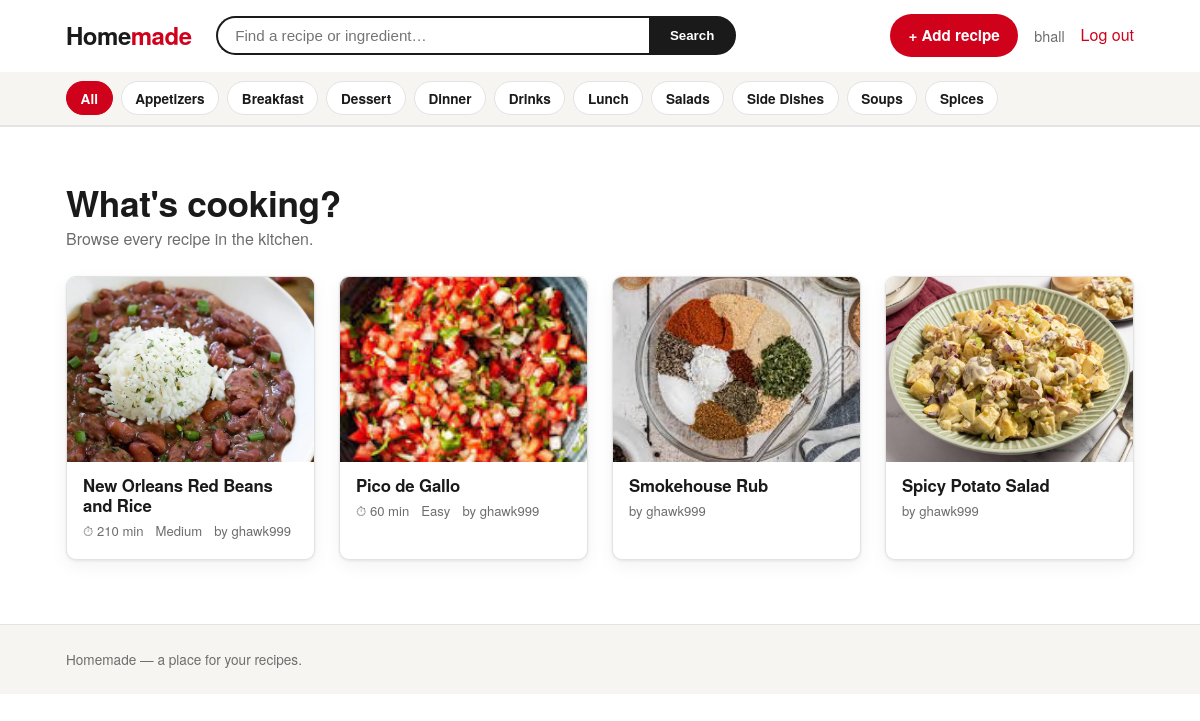
Screenshot of / (signed in) with the database file from the repository.
### accounts/models.py (models this page shows)
class User(AbstractUser):
    pass

### cookbook/models.py (models this page shows, shortened)
class Category(models.Model):
    name = models.CharField(max_length=100, unique=True)
    slug = models.SlugField(max_length=100, unique=True, blank=True)
    class Meta:
        ordering = ['name']
        verbose_name_plural = 'categories'
    def get_absolute_url(self):
        return reverse('cookbook:category_detail', kwargs={'slug': self.slug})

class Recipe(models.Model):
    class Difficulty(models.TextChoices):
        EASY = 'easy', 'Easy'
        MEDIUM = 'medium', 'Medium'
        HARD = 'hard', 'Hard'
    author = models.ForeignKey(
        settings.AUTH_USER_MODEL,
        on_delete=models.CASCADE,
        related_name='recipes',
    )
    name = models.CharField(max_length=200)
    description = models.TextField(blank=True)
    categories = models.ManyToManyField(
        Category, related_name='recipes', blank=True
    )
    cuisine = models.CharField(max_length=100, blank=True)
    prep_minutes = models.PositiveIntegerField(null=True, blank=True)
    cook_minutes = models.PositiveIntegerField(null=True, blank=True)
    servings = models.PositiveIntegerField(null=True, blank=True)
    difficulty = models.CharField(
        max_length=10, choices=Difficulty.choices, blank=True
    )
    calories = models.PositiveIntegerField(null=True, blank=True)
    protein_g = models.PositiveIntegerField(null=True, blank=True)
    carbs_g = models.PositiveIntegerField(null=True, blank=True)
    fat_g = models.PositiveIntegerField(null=True, blank=True)
    created_at = models.DateTimeField(auto_now_add=True)
    updated_at = models.DateTimeField(auto_now=True)
    class Meta:
        ordering = ['-created_at']
    def get_absolute_url(self):
        return reverse('cookbook:recipe_detail', kwargs={'pk': self.pk})
    @property
    def total_minutes(self):
        if self.prep_minutes is None and self.cook_minutes is None:
            return None
        return (self.prep_minutes or 0) + (self.cook_minutes or 0)

class RecipePhoto(models.Model):
    recipe = models.ForeignKey(
        Recipe, on_delete=models.CASCADE, related_name='photos'
    )
    image = models.ImageField(upload_to='recipes/%Y/%m/')
    caption = models.CharField(max_length=200, blank=True)
    order = models.PositiveIntegerField(default=0)
    class Meta:
        ordering = ['order', 'id']

### cookbook/views.py (the view, shortened to what this page needs)
# urls.py: path('', RecipeListView.as_view(), name='recipe_list'),
class RecipeListView(ListView):
    model = Recipe
    template_name = 'cookbook/recipe_list.html'
    context_object_name = 'recipes'
    paginate_by = 12
    def get_category(self):
        slug = self.kwargs.get('slug')
        if slug:
            return get_object_or_404(Category, slug=slug)
        return None
    def get_queryset(self):
        qs = (
            Recipe.objects
            .select_related('author')
            .prefetch_related('photos', 'categories')
        )
        category = self.get_category()
        if category:
            qs = qs.filter(categories=category)
        query = self.request.GET.get('q', '').strip()
        return qs
    def get_context_data(self, **kwargs):
        ctx = super().get_context_data(**kwargs)
        ctx['query'] = self.request.GET.get('q', '').strip()
        ctx['category'] = self.get_category()
        ctx['categories'] = Category.objects.all()
        return ctx

### templates/cookbook/recipe_list.html (shortened to what this page needs)
{% extends 'base.html' %}
{% block content %}
{% if query %}
    <h1>Results for &ldquo;{{ query }}&rdquo;</h1>
    <p class="meta">{{ paginator.count }} recipe{{ paginator.count|pluralize }} found</p>
{% elif category %}
    <h1>{{ category.name }}</h1>
    <p class="meta">{{ paginator.count }} recipe{{ paginator.count|pluralize }}</p>
{% else %}
    <h1 style="font-size:2.2rem;margin-bottom:.25rem;">What's cooking?</h1>
    <p class="meta" style="margin-top:0;font-size:1rem;">Browse every recipe in the kitchen.</p>
{% endif %}
<div class="card-grid" style="margin-top:1.5rem;">
{% for recipe in recipes %}
    <article class="card">
        <a href="{{ recipe.get_absolute_url }}">
            {% with first_photo=recipe.photos.first %}
                {% if first_photo %}
                    <span class="card__media"><img src="{{ first_photo.image.url }}" alt="{{ recipe.name }}"></span>
                {% else %}
                    <span class="card__media placeholder">🍽️</span>
                {% endif %}
            {% endwith %}
            <div class="card__body">
                <h2 class="card__title">{{ recipe.name }}</h2>
                <div class="card__meta">
                    {% if recipe.total_minutes %}<span>⏱ {{ recipe.total_minutes }} min</span>{% endif %}
                    {% if recipe.difficulty %}<span>{{ recipe.get_difficulty_display }}</span>{% endif %}
                    <span>by {{ recipe.author.username }}</span>
                </div>
            </div>
        </a>
    </article>
{% endfor %}
</div>
{% endblock %}

### templates/base.html (shortened to what this page needs)
{% load static %}
<!doctype html>
<html lang="en">
<head>
</head>
<body>
<header class="site-header">
    <div class="site-header__bar">
        <a class="logo" href="{% url 'cookbook:recipe_list' %}">Home<span>made</span></a>
        <form class="search" method="get" action="{% url 'cookbook:recipe_list' %}" role="search">
            <input type="search" name="q" placeholder="Find a recipe or ingredient…"
                   value="{{ query|default:'' }}" aria-label="Search recipes">
            <button type="submit">Search</button>
        </form>
        <nav class="header-nav">
            {% if user.is_authenticated %}
                <a class="button" href="{% url 'cookbook:recipe_create' %}">+ Add recipe</a>
                <span class="who">{{ user.username }}</span>
                <form method="post" action="{% url 'logout' %}" style="margin:0">
                    <button type="submit" class="btn-link">Log out</button>
                </form>
            {% else %}
                <a href="{% url 'login' %}">Log in</a>
                <a class="button" href="{% url 'register' %}">Register</a>
            {% endif %}
        </nav>
    </div>
    {% if categories %}
    <div class="cat-strip">
        <div class="cat-strip__inner">
            <a class="chip {% if not category %}is-active{% endif %}" href="{% url 'cookbook:recipe_list' %}">All</a>
            {% for cat in categories %}
                <a class="chip {% if category and category.pk == cat.pk %}is-active{% endif %}"
                   href="{{ cat.get_absolute_url }}">{{ cat.name }}</a>
            {% endfor %}
        </div>
    </div>
    {% endif %}
</header>
<main class="{% block main_class %}{% endblock %}">
    {% block content %}{% endblock %}
</main>
<footer class="site-footer">
    <div class="site-footer__inner">
        Homemade — a place for your recipes.
    </div>
</footer>
</body>
</html>

### templates/base.html (style rules this page uses)
:root { --accent: #d0021b; --accent-dark: #a80016; --ink: #1a1a1a; --muted: #6d6d6d; --line: #e3e3e3; --bg: #ffffff; --bg-soft: #f7f5f2; --radius: 10px; --shadow: 0 1px 3px rgba(0,0,0,.08), 0 6px 18px rgba(0,0,0,.05); }
* { box-sizing: border-box; }
body { font-family: "Helvetica Neue", Helvetica, Arial, sans-serif; margin: 0; color: var(--ink); background: var(--bg); line-height: 1.55; }
a { color: var(--accent); text-decoration: none; }
h1, h2, h3 { font-weight: 800; letter-spacing: -.01em; line-height: 1.15; }
.site-header { border-bottom: 1px solid var(--line); position: sticky; top: 0; background: var(--bg); z-index: 20; }
.site-header__bar { max-width: 1100px; margin: 0 auto; padding: .9rem 1rem; display: flex; align-items: center; gap: 1.5rem; }
.logo { font-size: 1.5rem; font-weight: 900; color: var(--ink); letter-spacing: -.02em; white-space: nowrap; }
.logo span { color: var(--accent); }
.search { flex: 1; display: flex; max-width: 520px; }
.search input { flex: 1; border: 2px solid var(--ink); border-right: 0; border-radius: 999px 0 0 999px; padding: .55rem 1.1rem; font-size: .95rem; outline: none; }
.search button { border: 2px solid var(--ink); background: var(--ink); color: #fff; border-radius: 0 999px 999px 0; padding: 0 1.2rem; font-weight: 700; cursor: pointer; }
.header-nav { display: flex; align-items: center; gap: 1rem; margin-left: auto; white-space: nowrap; }
.header-nav .who { color: var(--muted); font-size: .9rem; }
.btn-link { background: none; border: 0; color: var(--accent); padding: 0; cursor: pointer; font: inherit; }
.cat-strip { background: var(--bg-soft); border-bottom: 1px solid var(--line); }
.cat-strip__inner { max-width: 1100px; margin: 0 auto; padding: .6rem 1rem; display: flex; gap: .5rem; overflow-x: auto; align-items: center; }
.chip { display: inline-block; padding: .35rem .85rem; border-radius: 999px; background: #fff; border: 1px solid var(--line); color: var(--ink); font-size: .85rem; font-weight: 600; white-space: nowrap; }
.chip.is-active { background: var(--accent); border-color: var(--accent); color: #fff; }
main { max-width: 1100px; margin: 0 auto; padding: 2rem 1rem 4rem; }
.button { display: inline-block; background: var(--accent); color: #fff; padding: .6rem 1.15rem; border: 0; border-radius: 999px; cursor: pointer; font-weight: 700; font-size: .95rem; }
.card-grid { display: grid; grid-template-columns: repeat(auto-fill, minmax(230px, 1fr)); gap: 1.5rem; }
.card { background: #fff; border: 1px solid var(--line); border-radius: var(--radius); overflow: hidden; box-shadow: var(--shadow); transition: transform .12s ease, box-shadow .12s ease; }
.card a { color: inherit; }
.card__media { aspect-ratio: 4 / 3; background: var(--bg-soft); display: block; overflow: hidden; }
.card__media img { width: 100%; height: 100%; object-fit: cover; display: block; }
.card__body { padding: .9rem 1rem 1.1rem; }
.card__title { font-size: 1.05rem; margin: 0 0 .35rem; }
.card__meta { color: var(--muted); font-size: .82rem; display: flex; gap: .75rem; flex-wrap: wrap; }
.meta { color: var(--muted); font-size: .9rem; }
.site-footer { border-top: 1px solid var(--line); background: var(--bg-soft); color: var(--muted); }
.site-footer__inner { max-width: 1100px; margin: 0 auto; padding: 1.5rem 1rem; font-size: .85rem; }

### rows the page displays
User: username "bhall"
Category: name "Appetizers"
Category: name "Breakfast"
Category: name "Dessert"
Category: name "Dinner"
Category: name "Drinks"
Category: name "Lunch"
Category: name "Salads"
Category: name "Side Dishes"
Category: name "Soups"
Category: name "Spices"
Recipe: photos.first.image (picture), name "New Orleans Red Beans and Rice", total_minutes "210", difficulty "Medium", author.username "ghawk999"
Recipe: photos.first.image (picture), name "Pico de Gallo", total_minutes "60", difficulty "Easy", author.username "ghawk999"
Recipe: photos.first.image (picture), name "Smokehouse Rub", author.username "ghawk999"
Recipe: photos.first.image (picture), name "Spicy Potato Salad", author.username "ghawk999"
